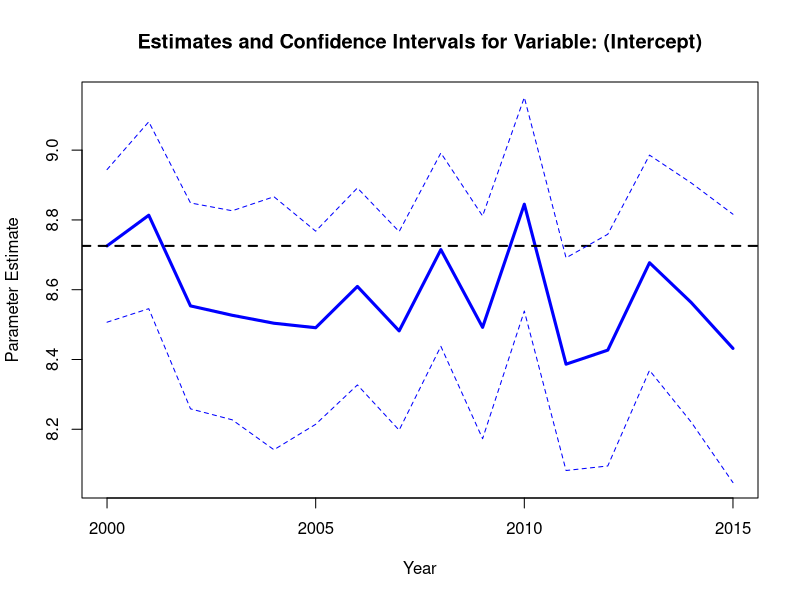

Write the R code that produced this figure. (Note: this script raises an error after producing the figure.)

##################################################
#
# QMB 6617.0081 Business Analytics for Managers
#
# Model Monitoring: Model Stability
# Parameter Drift
#
# Lealand Morin, Ph.D.
# Adjunct Professor
# College of Business
# University of Central Florida
#
# June 28, 2025
#
##################################################
#
# tractor_monitoring_validity gives examples of frameworks
#   for monitoring the performance of a model after the model 
#   is built and used for decision making later. 
#   The example is based on a linear regression model built
#   on a dataset of prices from the sale of used tractors.
#
##################################################


##################################################
# Preparing the Workspace
##################################################

# Clear workspace.
rm(list=ls(all=TRUE))

# You need to set the working directory to the location
# of your files.
# setwd("/path/to/your/folder")
# Find this path as follows:
# 1. Click on the "File" tab in the bottom right pane.
# 2. Browse to the folder on your computer that contains your R files.
# 3. Click the gear icon and choose the option "Set as Working Directory."
# 4. Copy the command from the Console in the bottom left pane.
# 5. Paste the command below:


# setwd("~/GitHub/QMB6617S25_LM/module_08_2_input_stability")


# Now, RStudio should know where your files are.



# No libraries required.
# Otherwise would have a command like the following.
# library(name_of_R_package)


# The csv file used below must be in the working directory.
# If you an error message, make sure that the file is
# located in your working directory.
# Also make sure that the name has not changed.


##################################################
# Loading the Data
##################################################

# First, read in the production data.
tractor_prod <- read.csv('../../module_07_2_model_validity/tractors/tractor_prod.csv')
# Uses the same dataset as last week.

summary(tractor_prod)

# Calculate required variables.
tractor_prod[, 'log_saleprice'] <- log(tractor_prod[, 'saleprice'])
tractor_prod[, 'squared_horsepower'] <- tractor_prod[, 'horsepower']^2
tractor_prod[, 'cab_orig'] <- tractor_prod[, 'cab']
tractor_prod[is.na(tractor_prod[, 'cab_orig']), 'cab'] <- 0


summary(tractor_prod)

#-------------------------------------------------------------------------------
# Estimate model and calculate predictions.
#-------------------------------------------------------------------------------

# We estimated many models and this was the model we settled on.
tractor_2000 <- tractor_prod[tractor_prod[, 'year'] == 2000, ]

# Estimate a regression model.
lm_model_6 <- lm(data = tractor_2000,
                 formula = log_saleprice ~ horsepower + squared_horsepower +
                   age + enghours +
                   cab +
                   # diesel + 
                   fwd + johndeere)
num_vars <- 7

# Output the results to screen.
summary(lm_model_6)

# Calculate predictions from this model over all future samples.
tractor_prod[, 'pred_log_saleprice'] <- predict(lm_model_6, 
                                                newdata = tractor_prod)
# Calculate saleprice by inverting log transformation with exp().
tractor_prod[, 'pred_saleprice'] <- exp(tractor_prod[, 'pred_log_saleprice'])


# Calculate prediction errors.
tractor_prod[, 'error_log_saleprice'] <- tractor_prod[, 'pred_log_saleprice'] - 
  tractor_prod[, 'log_saleprice']
tractor_prod[, 'error_saleprice'] <- tractor_prod[, 'pred_saleprice'] - 
  tractor_prod[, 'saleprice']

summary(tractor_prod)



################################################################################
# Model Stability: Parameter Drift
################################################################################


################################################################################
# Tests for stability of parameter estimates
################################################################################

year_list <- seq(min(tractor_prod[, 'year']), 
                 max(tractor_prod[, 'year']))

#-------------------------------------------------------------------------------
# Plot estimates of parameters by year.
#-------------------------------------------------------------------------------

param_stability_vars <- c("(Intercept)", 
                          "horsepower", "squared_horsepower", 
                          "age", "enghours", 
                          "johndeere", "fwd", 
                          "cab", 
                          "diesel", 
                          "manual", 
                          "spring", "summer", "winter")
param_stability_fmla <- 
  as.formula(paste("log_saleprice ~ ", 
                   paste(param_stability_vars[2:length(param_stability_vars)], 
                         collapse = " + ")))

# Create a data.frame for storing estimates.
param_stability_est <- data.frame(matrix(ncol = length(param_stability_vars) + 1, 
                                         nrow = length(year_list)))
colnames(param_stability_est) <- c("year", param_stability_vars)
param_stability_est[, 'year'] <- year_list

# Create a data.frame for storing estimates.
param_stability_CI_U <- param_stability_est
param_stability_CI_L <- param_stability_est

# Repeat estimation each year and store estimates and confidence intervals.
for (year_num in 1:length(year_list)) {
  
  # Get sample for this year.
  this_year <- year_list[year_num]
  tractor_prod_sel <- tractor_prod[, 'year'] == this_year
  num_obs_year <- sum(tractor_prod_sel)
  tractor_prod_year <- tractor_prod[tractor_prod_sel, ]
  
  # Estimate a full regression model for this year.
  lm_model_stability <- lm(data = tractor_prod_year,
                           formula = param_stability_fmla
  )
  
  # Record the parameter values.
  year_sel <- param_stability_est[, 'year'] == this_year
  lm_model_stability_summary <- summary(lm_model_stability)
  lm_model_stability_coef <- lm_model_stability_summary$coefficients
  
  # Estimates.
  param_stability_est[year_sel, rownames(lm_model_stability_coef)] <- 
    lm_model_stability_summary$coefficients[, 'Estimate']
  # Upper and lower confidence intervals.
  param_stability_CI_U[year_sel, rownames(lm_model_stability_coef)] <- 
    lm_model_stability_summary$coefficients[, 'Estimate'] + 
    1.96 * lm_model_stability_summary$coefficients[, 'Std. Error']
  param_stability_CI_L[year_sel, rownames(lm_model_stability_coef)] <- 
    lm_model_stability_summary$coefficients[, 'Estimate'] - 
    1.96 * lm_model_stability_summary$coefficients[, 'Std. Error']
  
  
}


# Plot for selected variable.
param_num <- 1
param_name <- param_stability_vars[param_num]
y_max <- max(param_stability_CI_U[, param_name])
y_min <- min(param_stability_CI_L[, param_name])

# Plot estimates for each sample.
plot(param_stability_est[, 'year'], 
     param_stability_est[, param_name], 
     main = paste('Estimates and Confidence Intervals for Variable:', 
                  param_name),
     xlab = 'Year', 
     ylab = 'Parameter Estimate',
     lwd = 3, 
     type = 'l',
     col = 'blue', 
     ylim = c(y_min, y_max)
)
# Plot estimates from training sample.
abline(h = param_stability_est[1, param_name], 
       lty = 'dashed', lwd = 2)
# Plot upper and lower bounds of confidence interval.
lines(param_stability_CI_U[, 'year'], 
      param_stability_CI_U[, param_name], 
      col = 'blue', 
      lty = 'dashed') 
lines(param_stability_CI_L[, 'year'], 
      param_stability_CI_L[, param_name], 
      col = 'blue', 
      lty = 'dashed') 



# Plot and save for all variables.
for (param_num in 1:length(param_stability_vars)) {
  
  param_name <- param_stability_vars[param_num]
  y_max <- max(param_stability_CI_U[, param_name], na.rm = TRUE)
  y_min <- min(param_stability_CI_L[, param_name], na.rm = TRUE)
  
  # fig_file <- sprintf("Figures/param_stability/est_param_%s.png", param_name)
  fig_file <- sprintf("Figures/est_param_%s.png", param_name)
  png(fig_file)
  
  # Plot estimates for each sample.
  plot(param_stability_est[, 'year'], 
       param_stability_est[, param_name], 
       main = paste('Estimates for Variable:', 
                    param_name),
       xlab = 'Year', 
       ylab = 'Parameter Estimate',
       lwd = 3, 
       type = 'l',
       col = 'blue', 
       ylim = c(y_min, y_max)
  )
  # Plot estimates from training sample.
  abline(h = param_stability_est[1, param_name], 
         lty = 'dashed', lwd = 2)
  # Plot upper and lower bounds of confidence interval.
  lines(param_stability_CI_U[, 'year'], 
        param_stability_CI_U[, param_name], 
        col = 'blue', 
        lty = 'dashed') 
  lines(param_stability_CI_L[, 'year'], 
        param_stability_CI_L[, param_name], 
        col = 'blue', 
        lty = 'dashed') 
  dev.off()
  
}





################################################################################
# End
################################################################################

